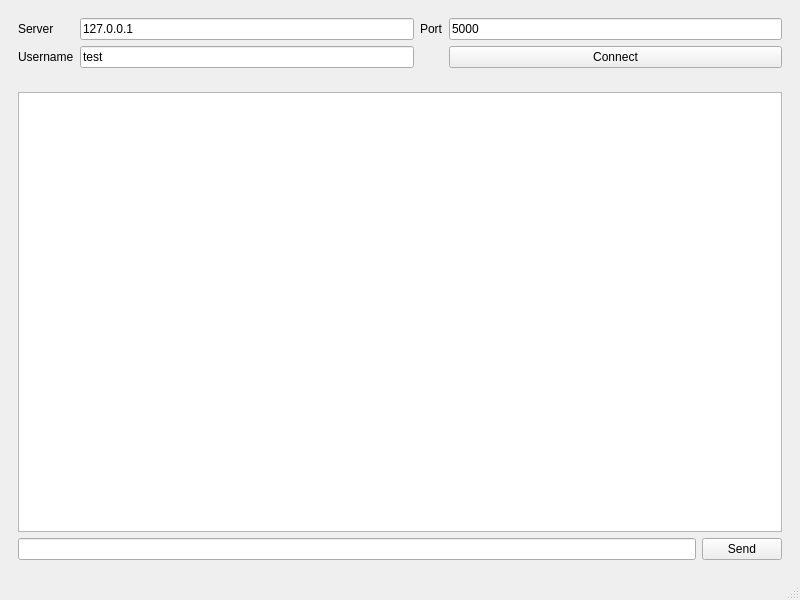
<?xml version="1.0" encoding="UTF-8"?>
<ui version="4.0">
 <class>SCCT</class>
 <widget class="QMainWindow" name="SCCT">
  <property name="geometry">
   <rect>
    <x>0</x>
    <y>0</y>
    <width>800</width>
    <height>600</height>
   </rect>
  </property>
  <property name="windowTitle">
   <string>SCCT</string>
  </property>
  <widget class="QWidget" name="centralwidget">
   <layout class="QGridLayout" name="gridLayout_3">
    <item row="0" column="0">
     <widget class="QWidget" name="widget" native="true">
      <layout class="QGridLayout" name="gridLayout">
       <item row="0" column="0">
        <widget class="QLabel" name="label">
         <property name="text">
          <string>Server</string>
         </property>
        </widget>
       </item>
       <item row="0" column="1">
        <widget class="QLineEdit" name="serverLineEdit">
         <property name="text">
          <string>127.0.0.1</string>
         </property>
        </widget>
       </item>
       <item row="0" column="2">
        <widget class="QLabel" name="label_3">
         <property name="text">
          <string>Port</string>
         </property>
        </widget>
       </item>
       <item row="0" column="3">
        <widget class="QLineEdit" name="portLineEdit">
         <property name="text">
          <string>5000</string>
         </property>
        </widget>
       </item>
       <item row="1" column="0">
        <widget class="QLabel" name="label_2">
         <property name="text">
          <string>Username</string>
         </property>
        </widget>
       </item>
       <item row="1" column="1">
        <widget class="QLineEdit" name="usernameLineEdit">
         <property name="text">
          <string>test</string>
         </property>
        </widget>
       </item>
       <item row="1" column="3">
        <widget class="QPushButton" name="connectButton">
         <property name="text">
          <string>Connect</string>
         </property>
        </widget>
       </item>
      </layout>
     </widget>
    </item>
    <item row="1" column="0">
     <widget class="QWidget" name="widget_2" native="true">
      <layout class="QGridLayout" name="gridLayout_2">
       <item row="0" column="0" colspan="2">
        <widget class="QPlainTextEdit" name="chatView">
         <property name="enabled">
          <bool>true</bool>
         </property>
         <property name="readOnly">
          <bool>true</bool>
         </property>
        </widget>
       </item>
       <item row="1" column="0">
        <widget class="QLineEdit" name="messageLineEdit"/>
       </item>
       <item row="1" column="1">
        <widget class="QPushButton" name="sendButton">
         <property name="text">
          <string>Send</string>
         </property>
        </widget>
       </item>
      </layout>
     </widget>
    </item>
   </layout>
  </widget>
  <widget class="QMenuBar" name="menubar">
   <property name="geometry">
    <rect>
     <x>0</x>
     <y>0</y>
     <width>800</width>
     <height>34</height>
    </rect>
   </property>
  </widget>
  <widget class="QStatusBar" name="statusbar"/>
 </widget>
 <resources/>
 <connections/>
</ui>
